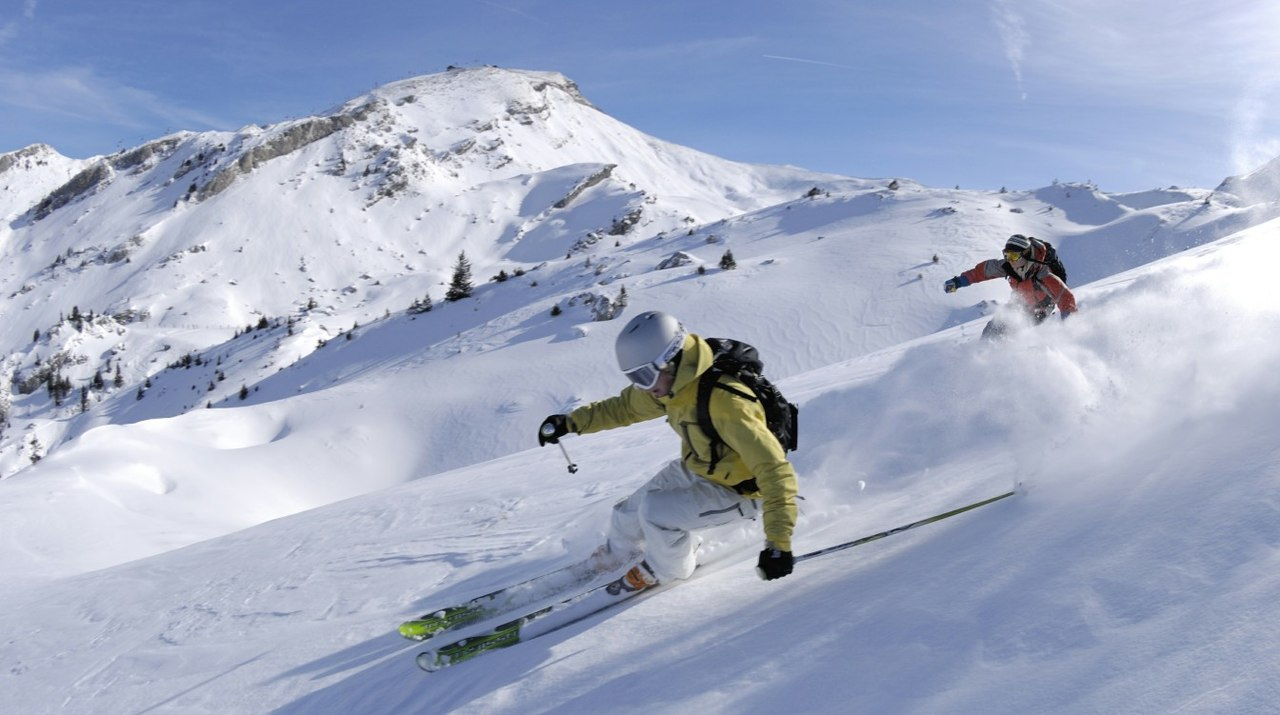
#> input picture data/ski.jpg, 1280 x 715 px
$ python demo_pillow.py
#> lines starting #> are read from the running program, lines starting #| are printed output that depends on the picture; long printed decimals are rounded
from PIL import Image
import numpy as np

im = Image.open("data/ski.jpg")
#> im is the input picture: PIL image 1280x715 RGB; mean R, G, B 160.5, 170.8, 195
array = np.asarray(im).astype(float)
print(array.shape)
#| (715, 1280, 3)

lum = np.mean(array)
#> lum = 175.4
print(lum, np.mean(array[:,:,0]), np.mean(array[:,:,1]), np.mean(array[:,:,2]))
#| 175.419 160.494 170.785 194.979

red = array[:,:,0]
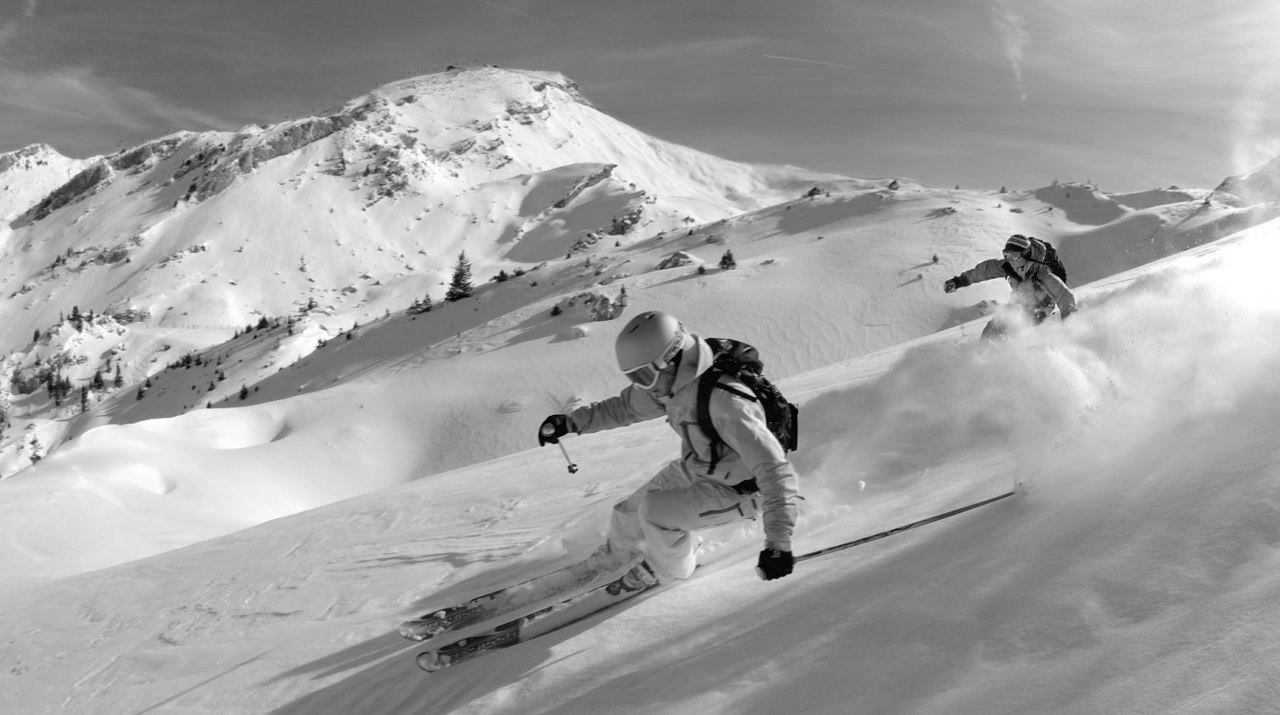
#> red: shape (715, 1280) float64; min 0, max 255, mean 160.5
print(red.shape)
#| (715, 1280)

contrast = np.std(array)
#> contrast = 42.76
print(contrast)
#| 42.763

lum_modified = np.clip(array - 47, 0, 255)
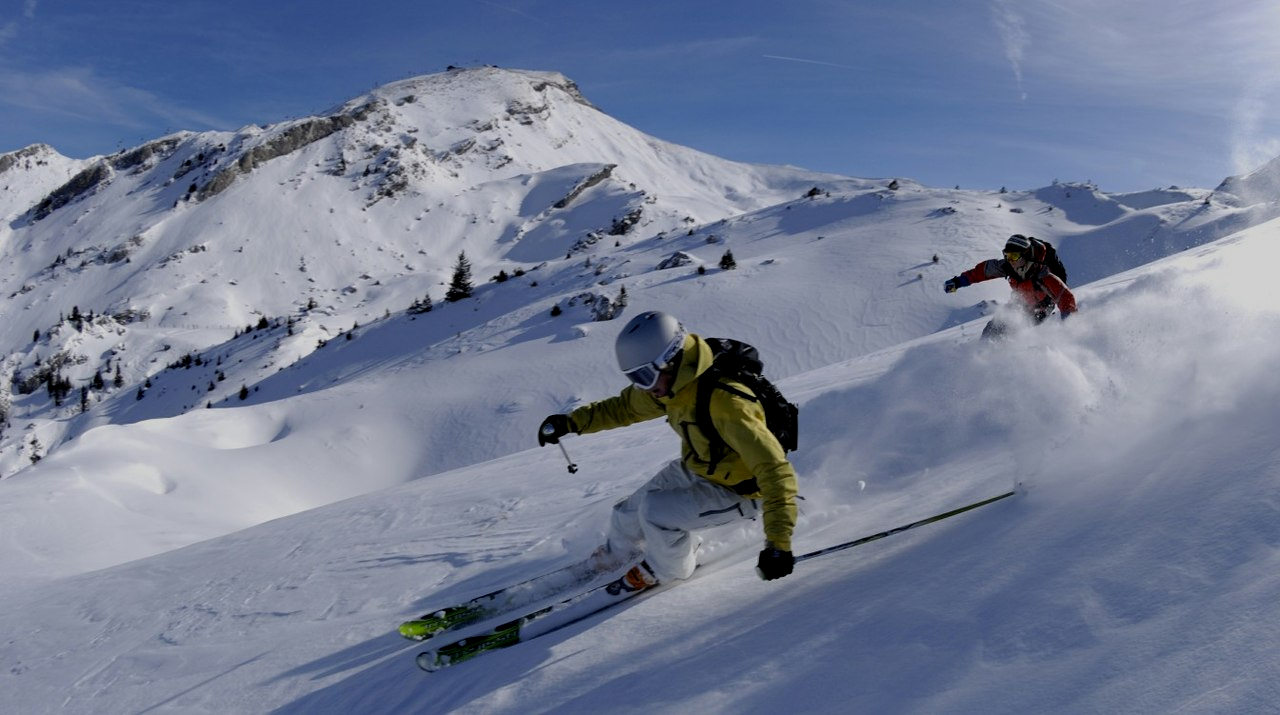
#> lum_modified: shape (715, 1280, 3) float64; mean R, G, B 113.8, 124, 148.3

crop = red[100:-100,100:-100]
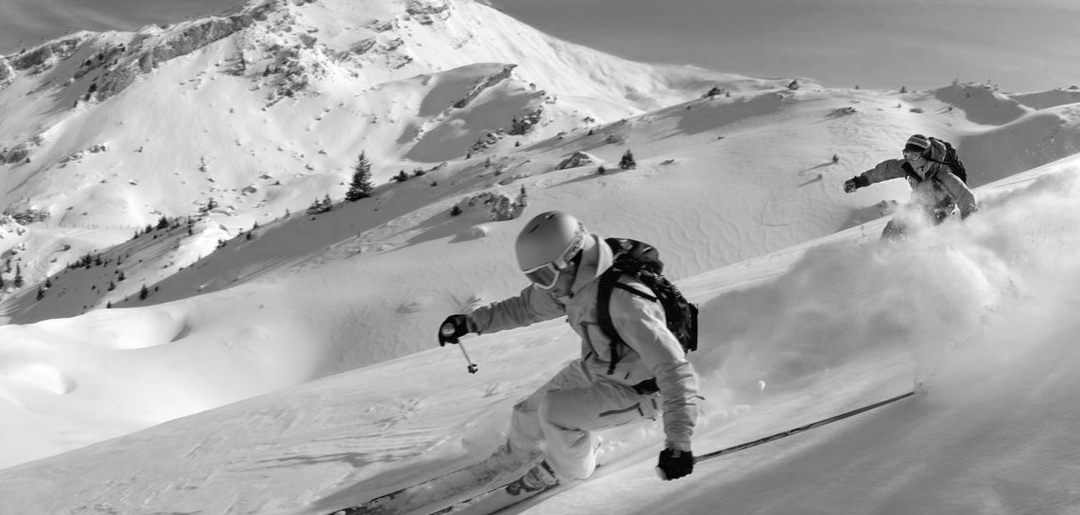
#> crop: shape (515, 1080) float64; min 0, max 255, mean 165.9

dest = Image.fromarray(lum_modified.astype(np.uint8)).convert("RGB")
dest.save("data/out.jpg")
dest.show()

# TP
# Porter celà en OO
# lum, contrast, lum_by_chanel(0), contrast_by_chanel(0), crop, save, display, change_lum, change_contrast
# Correction à 13h30
